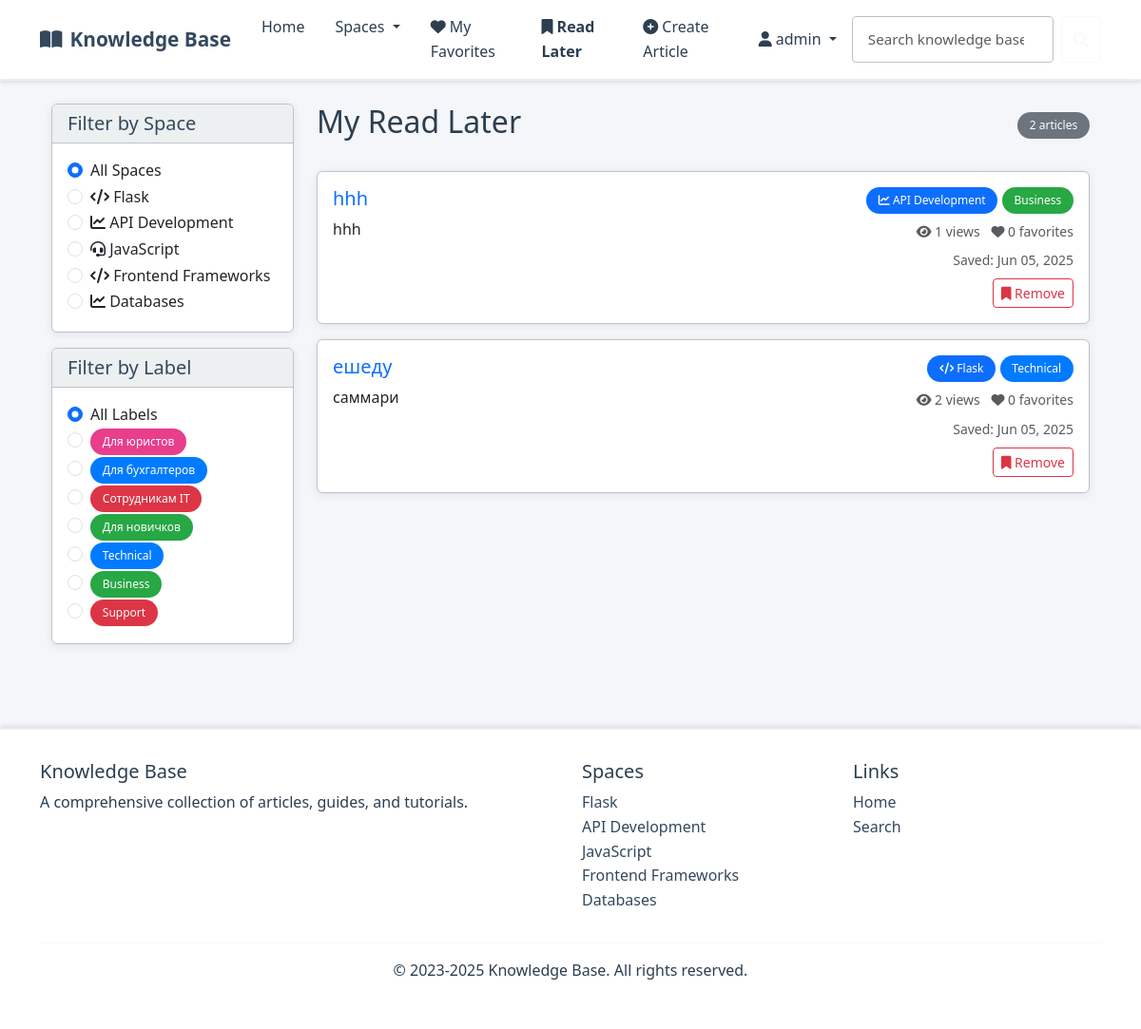
Screenshot of /my-read-later/ (signed in) with the database file from the repository.
### kb/models.py (models this page shows, shortened)
class Space(models.Model):
    ICON_CHOICES = [
        ('fas fa-folder', 'Folder'),
        ('fas fa-book', 'Book'),
        ('fas fa-lightbulb', 'Lightbulb'),
        ('fas fa-cog', 'Settings'),
        ('fas fa-rocket', 'Rocket'),
        ('fas fa-star', 'Star'),
        ('fas fa-heart', 'Heart'),
        ('fas fa-trophy', 'Trophy'),
        ('fas fa-graduation-cap', 'Education'),
        ('fas fa-code', 'Code'),
        ('fas fa-database', 'Database'),
        ('fas fa-shield-alt', 'Security'),
        ('fas fa-users', 'Team'),
        ('fas fa-chart-line', 'Analytics'),
        ('fas fa-puzzle-piece', 'Puzzle'),
        ('fas fa-tools', 'Tools'),
        ('fas fa-globe', 'Global'),
        ('fas fa-mobile-alt', 'Mobile'),
        ('fas fa-cloud', 'Cloud'),
        ('fas fa-fire', 'Fire'),
    ]
    name = models.CharField(max_length=100)
    description = models.TextField()
    label = models.ForeignKey(Label, on_delete=models.SET_NULL, null=True, blank=True, related_name='spaces')
    icon = models.CharField(max_length=50, choices=ICON_CHOICES, default='fas fa-folder')
    class Meta:
        verbose_name_plural = "Spaces"

class Label(models.Model):
    COLOR_CHOICES = [
        ('#007bff', 'Blue'),
        ('#28a745', 'Green'),
        ('#dc3545', 'Red'),
        ('#ffc107', 'Yellow'),
        ('#6f42c1', 'Purple'),
        ('#fd7e14', 'Orange'),
        ('#20c997', 'Teal'),
        ('#e83e8c', 'Pink'),
        ('#6c757d', 'Gray'),
        ('#17a2b8', 'Cyan'),
    ]
    name = models.CharField(max_length=50)
    color = models.CharField(max_length=7, choices=COLOR_CHOICES, default='#007bff')
    class Meta:
        verbose_name_plural = "Labels"

class ReadLater(models.Model):
    article = models.ForeignKey(Article, on_delete=models.CASCADE, related_name='read_later')
    user = models.ForeignKey(User, on_delete=models.CASCADE, related_name='read_later_articles')
    created_at = models.DateTimeField(auto_now_add=True)
    class Meta:
        unique_together = ('article', 'user')
        ordering = ['-created_at']
        indexes = [
            models.Index(fields=['user', '-created_at']),
            models.Index(fields=['article', 'user']),
        ]

class Article(models.Model):
    STATUS_CHOICES = [
        ('draft', 'Draft'),
        ('live', 'Live'),
        ('archive', 'Archive'),
    ]
    title = models.CharField(max_length=200)
    summary = models.TextField()
    space = models.ForeignKey(Space, on_delete=models.CASCADE, related_name='articles')
    author = models.ForeignKey(User, on_delete=models.CASCADE, related_name='articles', null=True, blank=True)
    status = models.CharField(max_length=10, choices=STATUS_CHOICES, default='draft')
    tags = models.ManyToManyField(Tag, blank=True, related_name='articles')
    legacy_tags = models.JSONField(default=list, help_text="Legacy tags for backward compatibility")
    created_at = models.DateField(default=timezone.now)
    updated_at = models.DateField(default=timezone.now)
    def get_favorites_count(self):
        return self.favorites.count()
    def get_view_count(self):
        return self.views.count()

### kb/views.py (the view)
# urls.py: path('my-read-later/', views.my_read_later, name='my_read_later'),
@login_required
def my_read_later(request):
    read_later_articles = ReadLater.objects.filter(user=request.user).select_related('article__space').order_by('-created_at')
    spaces = Space.objects.all()
    labels = Label.objects.all()
    context = {
        'read_later_articles': read_later_articles,
        'spaces': spaces,
        'labels': labels,
    }
    return render(request, 'my_read_later.html', context)

### templates/my_read_later.html (shortened to what this page needs)
{% extends 'layout.html' %}
{% block content %}
<div class="container">
    <div class="row">
        <div class="col-md-3">
            <div class="card">
                <div class="card-header">
                    <h5 class="mb-0">Filter by Space</h5>
                </div>
                <div class="card-body">
                    <div class="form-check">
                        <input class="form-check-input" type="radio" name="spaceFilter" id="all-spaces" value="" checked>
                        <label class="form-check-label" for="all-spaces">
                            All Spaces
                        </label>
                    </div>
                    {% for space in spaces %}
                    <div class="form-check">
                        <input class="form-check-input" type="radio" name="spaceFilter" id="space-{{ space.id }}" value="{{ space.id }}">
                        <label class="form-check-label" for="space-{{ space.id }}">
                            <i class="{{ space.icon }}"></i> {{ space.name }}
                        </label>
                    </div>
                    {% endfor %}
                </div>
            </div>
            <div class="card mt-3">
                <div class="card-header">
                    <h5 class="mb-0">Filter by Label</h5>
                </div>
                <div class="card-body">
                    <div class="form-check">
                        <input class="form-check-input" type="radio" name="labelFilter" id="all-labels" value="" checked>
                        <label class="form-check-label" for="all-labels">
                            All Labels
                        </label>
                    </div>
                    {% for label in labels %}
                    <div class="form-check">
                        <input class="form-check-input" type="radio" name="labelFilter" id="label-{{ label.id }}" value="{{ label.id }}">
                        <label class="form-check-label" for="label-{{ label.id }}">
                            <span class="badge" style="background-color: {{ label.color }};">{{ label.name }}</span>
                        </label>
                    </div>
                    {% endfor %}
                </div>
            </div>
        </div>
        <div class="col-md-9">
            <div class="d-flex justify-content-between align-items-center mb-4">
                <h2>My Read Later</h2>
                <span class="badge bg-secondary">{{ read_later_articles|length }} article{{ read_later_articles|length|pluralize }}</span>
            </div>
            {% if read_later_articles %}
                <div class="row" id="articles-container">
                    {% for read_later in read_later_articles %}
                        <div class="col-12 mb-3 article-item"
                             data-space-id="{{ read_later.article.space.id }}"
                             data-label-id="{% if read_later.article.space.label %}{{ read_later.article.space.label.id }}{% endif %}">
                            <div class="card">
                                <div class="card-body">
                                    <div class="row">
                                        <div class="col-md-8">
                                            <h5 class="card-title">
                                                <a href="{% url 'article_detail' read_later.article.id %}" class="text-decoration-none">
                                                    {{ read_later.article.title }}
                                                </a>
                                            </h5>
                                            <p class="card-text">{{ read_later.article.summary|truncatewords:30 }}</p>
                                        </div>
                                        <div class="col-md-4">
                                            <div class="text-end">
                                                <div class="mb-2">
                                                    <span class="badge bg-primary">
                                                        <i class="{{ read_later.article.space.icon }}"></i> {{ read_later.article.space.name }}
                                                    </span>
                                                    {% if read_later.article.space.label %}
                                                        <span class="badge" style="background-color: {{ read_later.article.space.label.color }};">
                                                            {{ read_later.article.space.label.name }}
                                                        </span>
                                                    {% endif %}
                                                </div>
                                                <div class="small text-muted mb-2">
                                                    <i class="fas fa-eye"></i> {{ read_later.article.get_view_count }} views
                                                    <i class="fas fa-heart ms-2"></i> {{ read_later.article.get_favorites_count }} favorites
                                                </div>
                                                <div class="small text-muted">
                                                    Saved: {{ read_later.created_at|date:"M d, Y" }}
                                                </div>
                                                {% if user.is_authenticated %}
                                                <div class="mt-2">
                                                    <button class="btn btn-sm btn-outline-danger toggle-read-later"
                                                            data-article-id="{{ read_later.article.id }}"
                                                            data-bs-toggle="tooltip"
                                                            title="Remove from read later">
                                                        <i class="fas fa-bookmark"></i> Remove
                                                    </button>
                                                </div>
                                                {% endif %}
                                            </div>
                                        </div>
                                    </div>
                                </div>
                            </div>
                        </div>
                    {% endfor %}
                </div>
            {% endif %}
        </div>
    </div>
</div>
{% endblock %}

### templates/layout.html (shortened to what this page needs)
{% load static %}
<!DOCTYPE html>
<html lang="en">
<head>
    <link href="https://cdn.jsdelivr.net/npm/bootstrap@5.3.0/dist/css/bootstrap.min.css" rel="stylesheet">
    <link rel="stylesheet" href="https://cdnjs.cloudflare.com/ajax/libs/font-awesome/6.4.0/css/all.min.css">
    <link rel="stylesheet" href="https://cdnjs.cloudflare.com/ajax/libs/highlight.js/11.7.0/styles/github-dark.min.css">
    <link rel="stylesheet" href="{% static 'css/custom.css' %}">
</head>
<body>
    <nav class="navbar navbar-expand-lg" style="background-color: #ffffff; border-bottom: 2px solid #e9ecef; box-shadow: 0 2px 4px rgba(0,0,0,0.1);">
        <div class="container">
            <a class="navbar-brand" href="{% url 'index' %}">
                <i class="fas fa-book-open me-2"></i>Knowledge Base
            </a>
            <div class="collapse navbar-collapse" id="navbarMain">
                <ul class="navbar-nav me-auto">
                    <li class="nav-item">
                        <a class="nav-link {% if request.path == '/' %}active{% endif %}" href="{% url 'index' %}">Home</a>
                    </li>
                    <li class="nav-item dropdown">
                        <a class="nav-link dropdown-toggle" href="#" id="spacesDropdown" role="button" data-bs-toggle="dropdown" aria-expanded="false">
                            Spaces
                        </a>
                    </li>
                    {% if user.is_authenticated %}
                    <li class="nav-item">
                        <a class="nav-link {% if request.path == '/my-favorites/' %}active{% endif %}" href="{% url 'my_favorites' %}">
                            <i class="fas fa-heart me-1"></i>My Favorites
                        </a>
                    </li>
                    <li class="nav-item">
                        <a class="nav-link {% if request.path == '/my-read-later/' %}active{% endif %}" href="{% url 'my_read_later' %}">
                            <i class="fas fa-bookmark me-1"></i>Read Later
                        </a>
                    </li>
                    <li class="nav-item">
                        <a class="nav-link {% if request.path == '/article/create/' %}active{% endif %}" href="{% url 'create_article' %}">
                            <i class="fas fa-plus-circle me-1"></i>Create Article
                        </a>
                    </li>
                    {% endif %}
                </ul>
                <ul class="navbar-nav ms-auto">
                    {% if user.is_authenticated %}
                    <li class="nav-item dropdown">
                        <a class="nav-link dropdown-toggle" href="#" id="userDropdown" role="button" data-bs-toggle="dropdown" aria-expanded="false">
                            <i class="fas fa-user me-1"></i>{{ user.username }}
                        </a>
                    </li>
                    {% endif %}
                </ul>
                <div class="d-flex position-relative">
                    <form id="searchForm" class="d-flex" action="{% url 'search' %}" method="get">
                        <input id="searchInput" class="form-control me-2" type="search" placeholder="Search knowledge base..." aria-label="Search" name="q">
                        <button class="btn btn-outline-light" type="submit">
                            <i class="fas fa-search"></i>
                        </button>
                    </form>
                </div>
            </div>
        </div>
    </nav>
    <main class="container py-4">
        {% block content %}{% endblock %}
    </main>
    <footer class="footer">
        <div class="container">
            <div class="row">
                <div class="col-md-6">
                    <h5>Knowledge Base</h5>
                    <p>A comprehensive collection of articles, guides, and tutorials.</p>
                </div>
                <div class="col-md-3">
                    <h5>Spaces</h5>
                    <ul class="list-unstyled">
                        {% for space in spaces %}
                        <li><a href="{% url 'space_detail' space_id=space.id %}" class="text-decoration-none" style="color: var(--primary-corporate);">{{ space.name }}</a></li>
                        {% endfor %}
                    </ul>
                </div>
                <div class="col-md-3">
                    <h5>Links</h5>
                    <ul class="list-unstyled">
                        <li><a href="{% url 'index' %}" class="text-decoration-none" style="color: var(--primary-corporate);">Home</a></li>
                        <li><a href="{% url 'search' %}" class="text-decoration-none" style="color: var(--primary-corporate);">Search</a></li>
                    </ul>
                </div>
            </div>
            <hr style="border-color: #e9ecef;">
            <div class="text-center">
                <p>&copy; 2023-2025 Knowledge Base. All rights reserved.</p>
            </div>
        </div>
    </footer>
</body>
</html>

### rows the page displays
Space: name "Flask"
Space: name "API Development"
Space: name "JavaScript"
Space: name "Frontend Frameworks"
Space: name "Databases"
Label: name "Для юристов"
Label: name "Для бухгалтеров"
Label: name "Сотрудникам IT"
Label: name "Для новичков"
Label: name "Technical"
Label: name "Business"
Label: name "Support"
ReadLater: article "hhh", article.summary "hhh", article.space.name "API Development", article.space.label.name "Business", article.get_view_count "1", article.get_favorites_count "0", created_at "Jun 05, 2025"
ReadLater: article "ешеду", article.summary "саммари", article.space.name "Flask", article.space.label.name "Technical", article.get_view_count "2", article.get_favorites_count "0", created_at "Jun 05, 2025"

### other values shown
{{ user.username }} "admin"
{{ read_later_articles|length }} "2"
